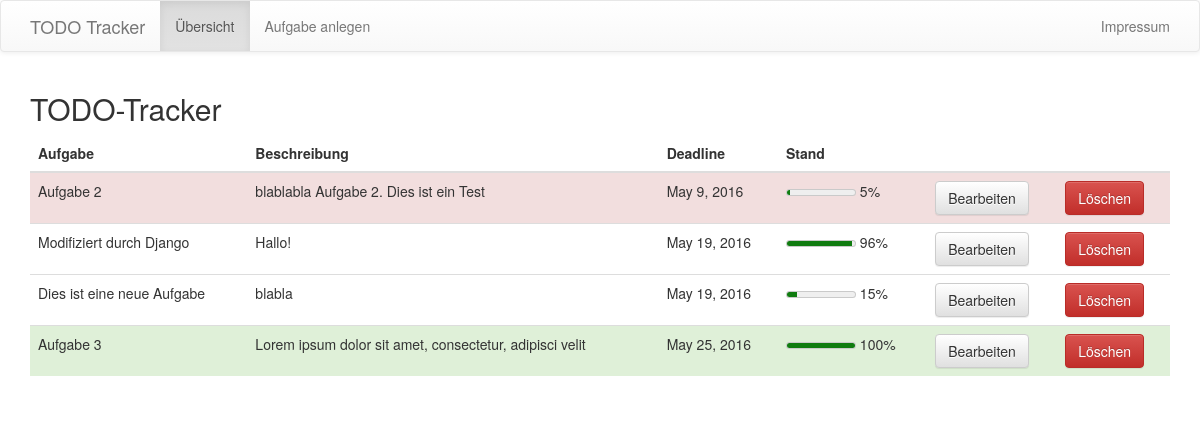
The page / on the database its author committed.
### todotracker/models.py (models this page shows, shortened)
class Task(models.Model):
    title = models.CharField(max_length=200)	# Name der Aufgabe
    text = models.TextField()					# Beschreibung
    deadline = models.DateField(default=timezone.now) # Deadline
    state = models.IntegerField(default=0, validators=[MaxValueValidator(100), MinValueValidator(0)])	# Stand (mind 0, max 100, 0 ist der Defaultwert)

### todotracker/views.py (the view)
# urls.py: url(r'^$', views.task_list, name='task_list'), # http://127.0.0.1:8000/
def task_list(request):
    tasks = Task.objects.order_by('deadline')	# query set: alle Aufgaben, geordnet nach Deadline
    for task in tasks:
        task.meter = lambda: None
        task.context = lambda: None
        setattr(task, 'meter', (task.state/100))
        if task.state == 100:
            setattr(task, 'context', 'succes')
        elif task.deadline < date.today():
            setattr(task, 'context', 'danger')
        else:
            setattr(task, 'context', 'none')
    return render(request, 'todotracker/task_list.html', {'tasks': tasks})		# tasks wird dem Template übergeben, task_list.html wird zurückgegeben

### todotracker/templates/todotracker/task_list.html
{% extends 'todotracker/base.html' %}
{% block navbar_content %}
            <ul class="nav navbar-nav">
               <li class="active"><a href="#">Übersicht</a></li>
               <li><a href="{% url 'new' %}">Aufgabe anlegen</a></li>
            </ul>
            <ul class="nav navbar-nav navbar-right">
               <li><a href="{% url 'impressum' %}">Impressum</a></li>
            </ul>
{% endblock navbar_content %}
{% block content %}
         <h2>TODO-Tracker</h2>
         <div class="table-responsive">
            <table class="table">
               <thead>
                  <tr>
                     <th>Aufgabe</th>
                     <th>Beschreibung</th>
                     <th>Deadline</th>
                     <th>Stand</th>
                     <th></th>
                     <th></th>
                  </tr>
               </thead>
               <tbody>
				{% for task in tasks %}
                  <tr {% if task.context == 'succes'%} class="success" {% elif task.context == 'danger'%} class="danger" {% endif %}>
                     <td>{{ task.title }}</td>
                     <td>{{ task.text }}</td>
                     <td>{{ task.deadline }}</td>
                     <td>
                        <meter value="{{ task.meter }}">{{ task.state }}</meter> {{ task.state }}%
                     </td>
                     <td>
                        <form action="{% url 'edit' pk=task.pk %}">
                           <input type="submit" value="Bearbeiten" type="button" class="btn btn-default">
                        </form>
                     </td>
                     <td>
						<form action="{% url 'delete' pk=task.pk %}">
							<input type="submit" value="Löschen" type="button" class="btn btn-danger">
						</form>
                     </td>
                  </tr>
				  {% endfor %}
               </tbody>
            </table>
         </div>
{% endblock content %}

### rows shown on the page
Task: title "Aufgabe 2", text "blablabla Aufgabe 2. Dies ist ein Test", deadline "May 9, 2016", {{ task.meter }} 0.05 (drawn), state "5"
Task: title "Modifiziert durch Django", text "Hallo!", deadline "May 19, 2016", {{ task.meter }} 0.96 (drawn), state "96"
Task: title "Dies ist eine neue Aufgabe", text "blabla", deadline "May 19, 2016", {{ task.meter }} 0.15 (drawn), state "15"
Task: title "Aufgabe 3", text "Lorem ipsum dolor sit amet, consectetur, adipisci velit", deadline "May 25, 2016", {{ task.meter }} 1.0 (drawn), state "100"
